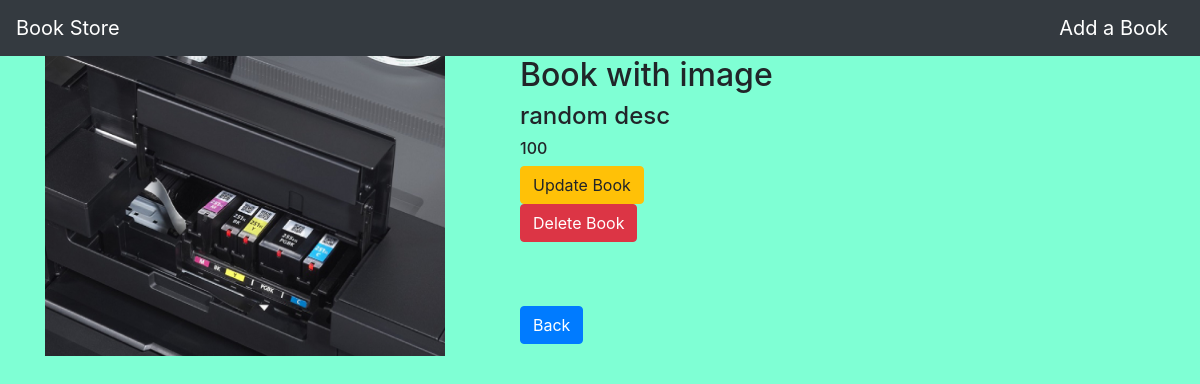
The page /book/4/ on the database as committed earlier.
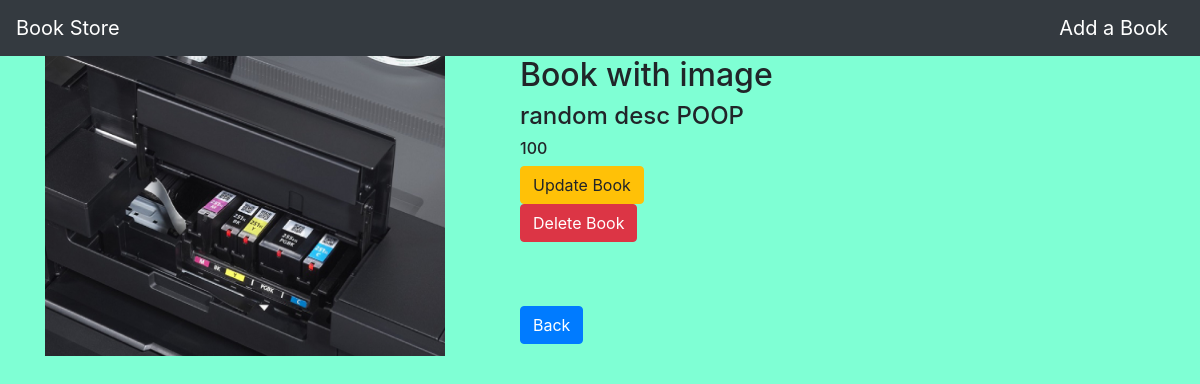
The same page on the database as committed later.
### myapp/models.py (models this page shows)
class Book(models.Model):
    def __str__(self):
        return self.name
    name = models.CharField(max_length =100)
    desc = models.CharField(max_length =300)
    price = models.IntegerField()
    book_image = models.ImageField(default='default.jpg', upload_to='book_images/')

### myapp/views.py (the view)
# urls.py: path('book/<int:book_id>/', views.detail, name='detail'),
def detail(request,book_id):
    book = Book.objects.get(id=book_id)
    print(book)
    if request.method == "POST":
        book.delete()
        return redirect('/')
    return render(request,'myapp/detail.html', {'book': book})

### myapp/templates/myapp/detail.html (shortened to what this page needs)
{% extends 'myapp/base.html' %}
{% block body %}
<div class="container">
    <div class="row">
        <div class="col-md-5">
            {% if book.book_image %}
            <img src="{{book.book_image.url}}" width='400', height='300'>
            {% endif %}
        </div>
        <div class="col-md-6">
            <h2>{{book.name}}</h2>
            <h4>{{book.desc}}</h4>
            <h6>{{book.price}}</h6>
            <a class="btn btn-warning" href="{% url 'myapp:update' book.id %}">Update Book</a>
            <form method="POST">
                <input class="btn btn-danger" type="submit" value="Delete Book">
            </form>
            <br>
            <br>
            <a class="btn btn-primary" href="{% url 'myapp:index'%}">Back</a>
        </div>
    </div>
</div>
{% endblock %}

Rows that differ between the two databases and show on the page:
changed Book "Book with image": desc "random desc" → "random desc POOP"
